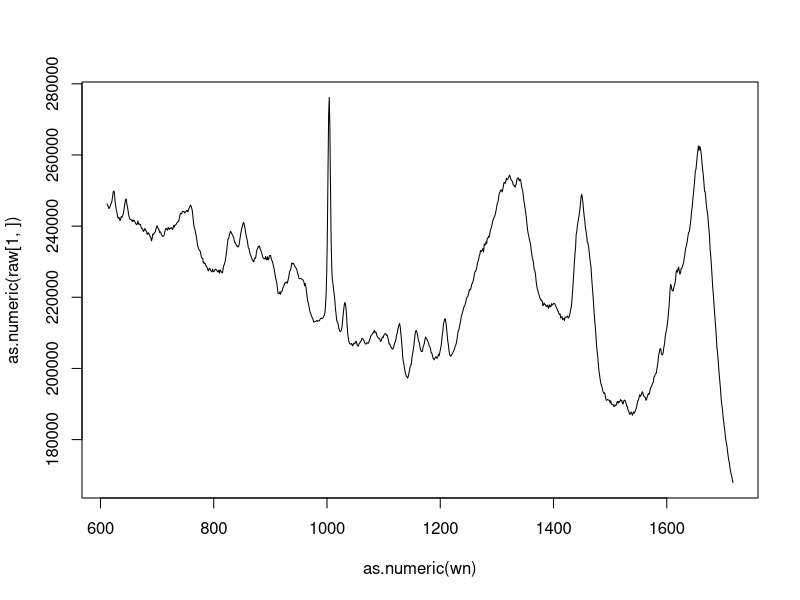
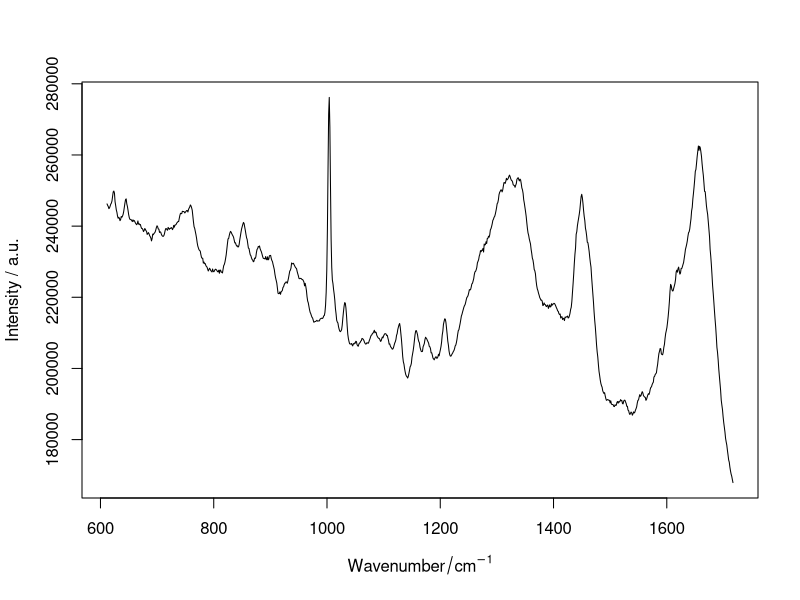
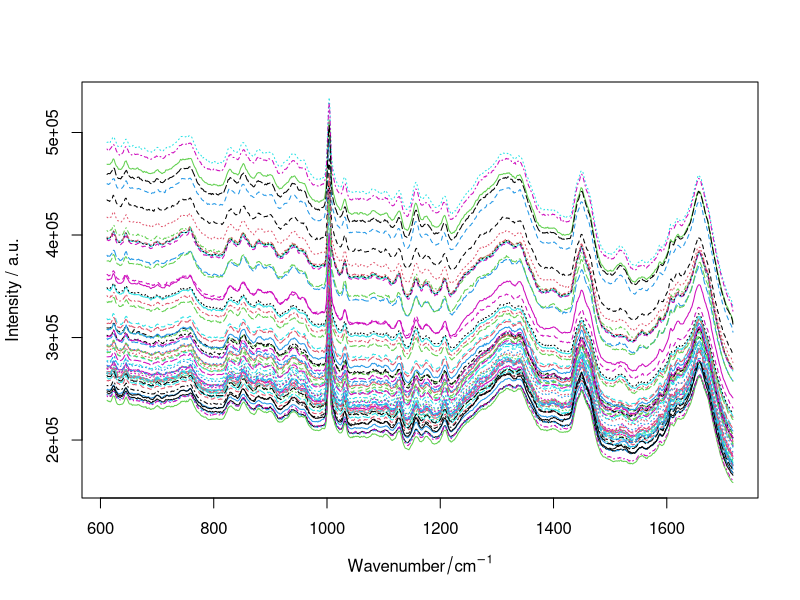

Write the R code that produced these figures, in order.
#### Some definitions
# string = sequence of characters, could be a word, in R we distinguish these by putting parenthesis around them e.g. "this_is_a_string"
# vector = list of values, defined using "c", e.g. creating a vector of values:  vec <- c(1,2,3,4,5)
# index = using a number position to select a row(s) or column(s), or in the case of our vector to select the nth element. e.g. if we want the "3" in out vec, we'd use vec[3], or vec[3]


######
## Introduction to R

# First we need some data to play with! We'll read in some example blood serum spectra from 10 patient in total; 5 
# of these have colorectal cancer, and 5 are considered controls after a negative colonoscopy.

# The structure of the data is a .csv file where each row contains an independent spectra, each column an intensity 
# reading at a wavenumber, and the last two columns contain the patient's diagnosis and a patient ID. There are 5 repeats per patient.

# Now lets read it in, first we'll look at raw spectra:

######

# read in our data from the csv file
raw_spectra <- read.csv("Raw_IOP_Data.csv", header = FALSE)
# View the whole thing?
View(raw_spectra)
# What about the dimensions of our data
dim(raw_spectra)


######

# The first row in our data frame contains the wavenumber, so we need to take this out of the data. 
# We'll also take out the Diagnosis column and the ID columns and store them as vectors.

######

# Selecting the first row of the raw_spectra data frame, and removing the last two rows
wn <- raw_spectra[1,-c(1016, 1017)]

# now let's remove the first row
raw_dat <- raw_spectra[-1,]

# the first 1015 columns are intensities, and V1016=Diagnosis and V1017=ID
Diagnosis <- raw_dat$V1016
ID <- raw_dat$V1017

# And we'll get rid of the last two columns now so we only have the intensity data in one data frame
raw <- raw_dat[,-c(1016, 1017)]

######

# Now we've sorted out our input data a little, let's take a look at how many of each we had, and how to produce a basic plot in R.

######

# How many cancers and controls do we have?
table(Diagnosis)

# How about of each patient?
table(ID)

# Now lets plot one of the spectra - what exactly are we looking at?
# plot() takes a bunch of arguments, but we'll just look at x, y, and type for now

plot(as.numeric(wn), as.numeric(raw[1,]), type = "l")

# and there we have the first spectra in the dataset, how do we spruce this up a bit, tidy up the plot
plot(as.numeric(wn), as.numeric(raw[1,]), type = "l", xlab = expression(Wavenumber / cm^-1),
     ylab = "Intensity / a.u.")

# how about we plot all the spectra? Want to use the matplot function
matplot(x=as.numeric(wn), y=t(raw), type = "l", xlab = expression(Wavenumber / cm^-1),
        ylab = "Intensity / a.u.")




####### 
# END PART I CODING SEGMENT
######
